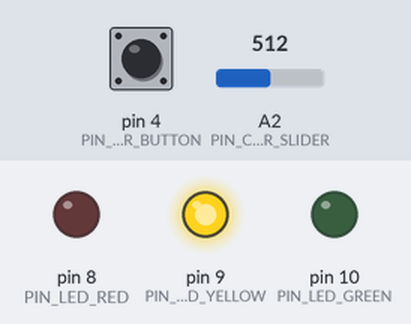
A sketch run on a simulated Arduino Uno, built with avr-gcc and run on an emulated ATmega328P. Shown: output pins drawn as LEDs (lit = HIGH). Dashed ring = blinking. The test bench sets the inputs (shaded band); at power-on: pin 4 (PIN_CONTROLLER_BUTTON) HIGH, A2 (PIN_CONTROLLER_SLIDER) = 512.

Above: at 1.2 s.
1.3 s: pin 4 (PIN_CONTROLLER_BUTTON) pulled LOW for 3.2 s
6.6 s: A2 (PIN_CONTROLLER_SLIDER) set to 122
At 6.66 s:
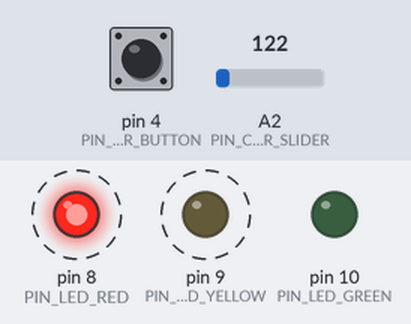
At 7.02 s:
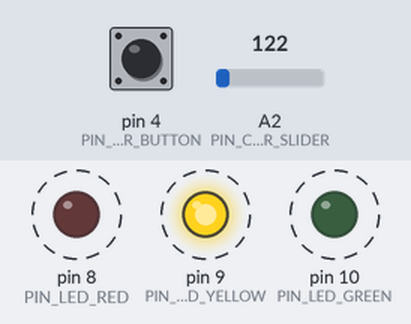
9.6 s: pin 4 (PIN_CONTROLLER_BUTTON) pulled LOW for 0.15 s
12.6 s: A2 (PIN_CONTROLLER_SLIDER) set to 0
At 13.6 s:
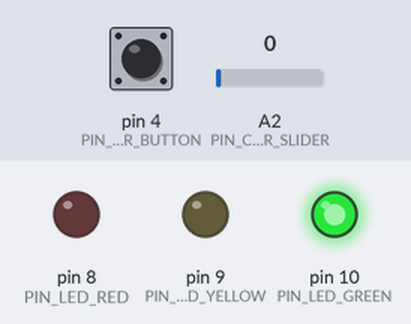
14.1 s: A2 (PIN_CONTROLLER_SLIDER) set to 8
15.6 s: A2 (PIN_CONTROLLER_SLIDER) set to 11
At 20.98 s:
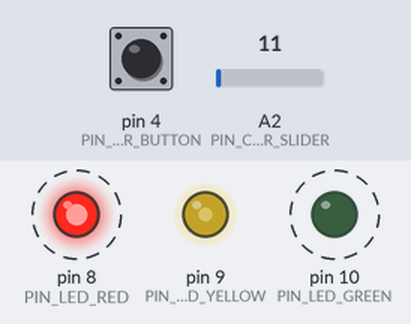
Timing chart, 0 to 23.3 s (numbered marks = the images above; inputs shaded):
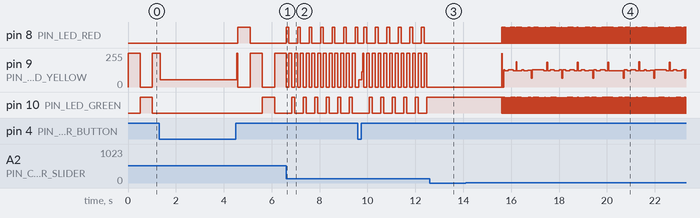

The sketch:

ArduinoLightController.ino
```cpp
#define PIN_LED_RED 8
#define PIN_LED_YELLOW 9
#define PIN_LED_GREEN 10

#define PIN_CONTROLLER_BUTTON 4
#define PIN_CONTROLLER_SLIDER A2

void controllerUpdate();
void lightsUpdate();

byte currentState;
boolean currentMode;
int currentSpeed;

void setup() {
  pinMode(PIN_LED_RED, OUTPUT);
  pinMode(PIN_LED_YELLOW, OUTPUT);
  pinMode(PIN_LED_GREEN, OUTPUT);

  pinMode(PIN_CONTROLLER_BUTTON, INPUT);
  pinMode(PIN_CONTROLLER_SLIDER, INPUT);

  currentState = PIN_LED_RED;
  currentMode = true;
  currentSpeed = 1000;
}

void loop() {
  controllerUpdate();
  lightsUpdate();
}

void controllerUpdate()
{
  if(digitalRead(PIN_CONTROLLER_BUTTON) == LOW){
    digitalWrite(currentState, LOW);
    currentState = PIN_LED_YELLOW;
    currentMode = false;
  }
  currentSpeed = (((int)(1000 * (float)analogRead(PIN_CONTROLLER_SLIDER) / 1000.0) / 10) * 10);
}

void lightsUpdate()
{
  digitalWrite(currentState, HIGH);

  if(millis() % currentSpeed != 0){
    return;
  }

  delay(1);
  digitalWrite(currentState, LOW);
  if(currentMode){
    if(currentState == PIN_LED_RED){
      currentState = PIN_LED_YELLOW;
    }
    else if(currentState == PIN_LED_YELLOW){
      currentState = PIN_LED_GREEN;
      currentMode = false;
    }
  }
  else {
    if(currentState == PIN_LED_GREEN){
      currentState = PIN_LED_YELLOW;
    }
    else if(currentState == PIN_LED_YELLOW){
      currentState = PIN_LED_RED;
      currentMode = true;
    }
  }
}
```

Measured:
- the behaviour switches between 9 and 10 on A2 (PIN_CONTROLLER_SLIDER) (found by bisection; images 3 and 4)
- after the input at 6.6 s, pin 8 (PIN_LED_RED): alternates HIGH for 0.12 s and LOW for 0.36 s, starting after 0.12 s; pin 9 (PIN_LED_YELLOW): alternates 255/255 for 0.12 s and 0/255 for 0.12 s, starting after 0.12 s
- after the input at 12.6 s, pin 8 (PIN_LED_RED): stops changing and stays LOW; pin 9 (PIN_LED_YELLOW): stops changing and stays 0/255; pin 10 (PIN_LED_GREEN): stops changing and stays HIGH
- after the input at 14.1 s, every drawn part: stays the same
- after the input at 15.6 s, pin 8 (PIN_LED_RED), pin 10 (PIN_LED_GREEN): alternates HIGH for 0.01 s and LOW for 0.03 s, starting at once
